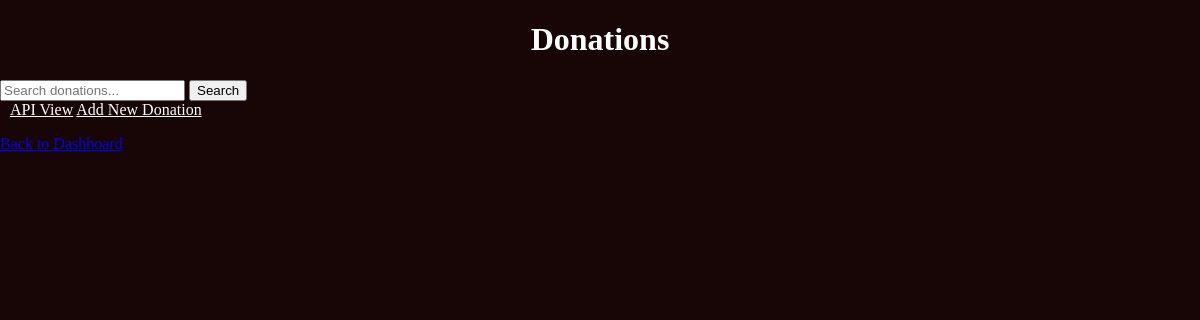
Page /donations/ on the earlier database version.
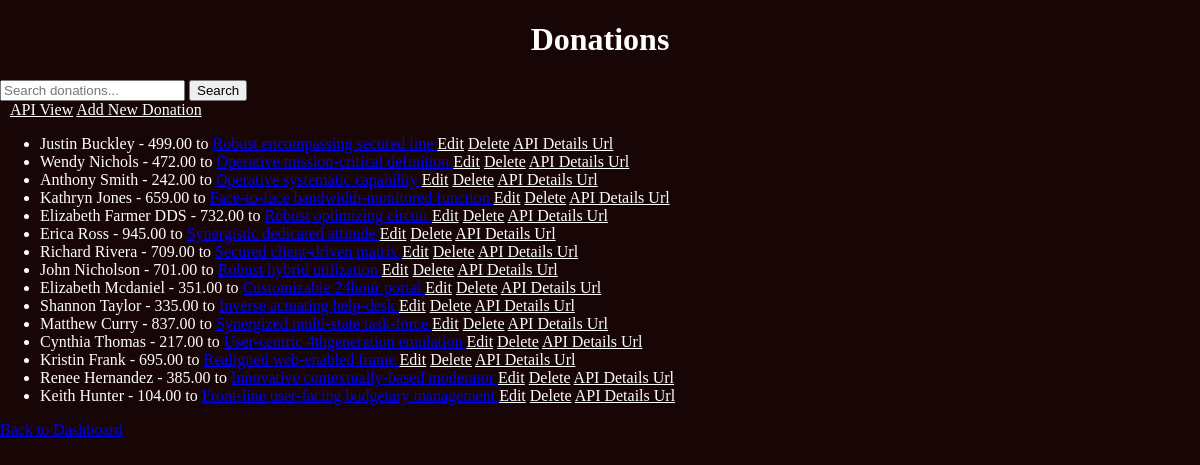
Same page on the later database version.
### campaigns/models.py (models this page shows, shortened)
class Donation(models.Model):
    user_name = models.CharField(max_length=100)
    campaign = models.ForeignKey(Campaign, on_delete=models.CASCADE)
    amount = models.DecimalField(max_digits=10, decimal_places=2)
    donation_date = models.DateField(auto_now_add=True)

class Campaign(models.Model):
    name = models.CharField(max_length=100)
    description = models.TextField()
    goal_amount = models.DecimalField(max_digits=10, decimal_places=2)
    collected_amount = models.DecimalField(max_digits=10, decimal_places=2, default=0)
    start_date = models.DateField()
    end_date = models.DateField()
    startup = models.ForeignKey(Startup, on_delete=models.CASCADE)

### campaigns/views.py (the view)
# urls.py: path('donations/', DonationListView.as_view(), name='donation_list'),
class DonationListView(ListView):
    model = Donation
    template_name = 'donation_list.html'
    context_object_name = 'donations'
    def get_queryset(self):
        query = self.request.GET.get('q')
        if query:
            return Donation.objects.filter(
                Q(user_name__icontains=query) | Q(campaign__name__icontains=query)
            )
        return Donation.objects.all()

### campaigns/templates/donation_list.html (shortened to what this page needs)
{% load static %}
<!DOCTYPE html>
<html lang="en">
<head>
    <link rel="stylesheet" href="{% static 'campaigns/startup.css' %}">
</head>
<body>
<div class="main">
<h1>Donations</h1>
<form method="get">
    <input type="text" name="q" placeholder="Search donations...">
    <button type="submit">Search</button>
</form>
<a href="{% url 'campaigns:api_donation_list_create' %}" class="btn btn-info" style="margin-left: 10px;">API View</a>
<a href="{% url 'campaigns:donation_create' %}" class="btn btn-primary">Add New Donation</a>
<ul>
    {% for donation in donations %}
        <li>
            {{ donation.user_name }} - {{ donation.amount }} to
            <a href="{% url 'campaigns:campaign_detail' donation.campaign.pk %}">
                {{ donation.campaign.name }}
            </a>
            <a href="{% url 'campaigns:donation_update' donation.pk %}" class="btn btn-secondary btn-sm">Edit</a>
            <a href="{% url 'campaigns:donation_delete' donation.pk %}" class="btn btn-danger btn-sm">Delete</a>
			<a href="{% url 'campaigns:api_donation_detail' donation.id %}" class="btn btn-info">API Details Url</a>
        </li>
    {% endfor %}
</ul>
<a href="{% url 'campaigns:user_view' %}">Back to Dashboard</a>
</div>
</body>
</html>

Differences in the rows shown:
added Donation: user_name "Justin Buckley", amount "499.00", campaign.name "Robust encompassing secured line"
added Donation: user_name "Wendy Nichols", amount "472.00", campaign.name "Operative mission-critical definition"
added Donation: user_name "Anthony Smith", amount "242.00", campaign.name "Operative systematic capability"
added Donation: user_name "Kathryn Jones", amount "659.00", campaign.name "Face-to-face bandwidth-monitored function"
added Donation: user_name "Elizabeth Farmer DDS", amount "732.00", campaign.name "Robust optimizing circuit"
added Donation: user_name "Erica Ross", amount "945.00", campaign.name "Synergistic dedicated attitude"
added Donation: user_name "Richard Rivera", amount "709.00", campaign.name "Secured client-driven matrix"
added Donation: user_name "John Nicholson", amount "701.00", campaign.name "Robust hybrid utilization"
added Donation: user_name "Elizabeth Mcdaniel", amount "351.00", campaign.name "Customizable 24hour portal"
added Donation: user_name "Shannon Taylor", amount "335.00", campaign.name "Inverse actuating help-desk"
added Donation: user_name "Matthew Curry", amount "837.00", campaign.name "Synergized multi-state task-force"
added Donation: user_name "Cynthia Thomas", amount "217.00", campaign.name "User-centric 4thgeneration emulation"
added Donation: user_name "Kristin Frank", amount "695.00", campaign.name "Realigned web-enabled frame"
added Donation: user_name "Renee Hernandez", amount "385.00", campaign.name "Innovative contextually-based moderator"
added Donation: user_name "Keith Hunter", amount "104.00", campaign.name "Front-line user-facing budgetary management"
